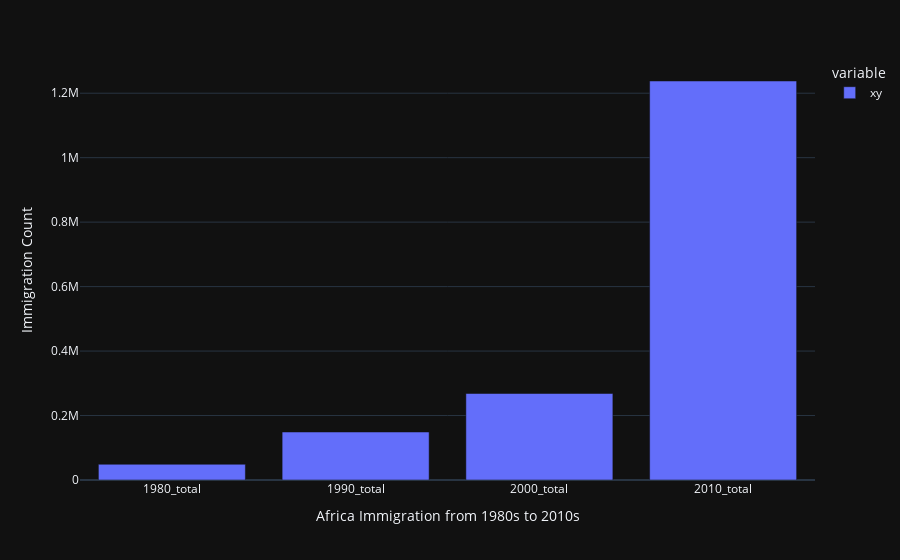

Source (notebook cell):
### Code cell
df_africa_data = pd.DataFrame({'xy': africa_data})
px.bar(df_africa_data, labels={'value': 'Immigration Count', 'index': 'Africa Immigration from 1980s to 2010s'})

### Figure 1 — Plotly figure (JSON) as saved in the notebook; plotly's stock layout.template omitted (floating-point values rounded to 4 significant figures)
{"data": [{"alignmentgroup": "True", "hovertemplate": "variable=xy<br>Africa Immigration from 1980s to 2010s=%{x}<br>Immigration Count=%{y}<extra></extra>", "legendgroup": "xy", "marker": {"color": "#636efa", "pattern": {"shape": ""}}, "name": "xy", "offsetgroup": "xy", "orientation": "v", "showlegend": true, "textposition": "auto", "type": "bar", "x": ["1980_total", "1990_total", "2000_total", "2010_total"], "xaxis": "x", "y": [48815, 148849, 268325, 1237896], "yaxis": "y"}], "layout": {"barmode": "relative", "legend": {"title": {"text": "variable"}, "tracegroupgap": 0}, "margin": {"t": 60}, "xaxis": {"anchor": "y", "domain": [0, 1], "title": {"text": "Africa Immigration from 1980s to 2010s"}}, "yaxis": {"anchor": "x", "domain": [0, 1], "title": {"text": "Immigration Count"}}}}
